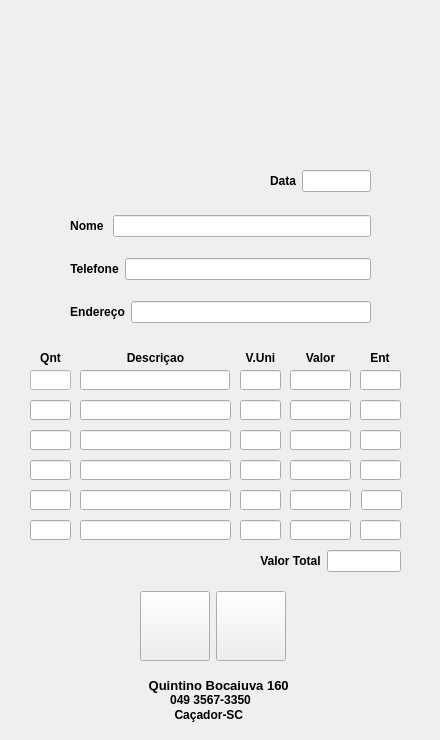
<?xml version="1.0" encoding="UTF-8"?>
<ui version="4.0">
 <class>MainWindow</class>
 <widget class="QMainWindow" name="MainWindow">
  <property name="enabled">
   <bool>true</bool>
  </property>
  <property name="geometry">
   <rect>
    <x>0</x>
    <y>0</y>
    <width>440</width>
    <height>740</height>
   </rect>
  </property>
  <property name="minimumSize">
   <size>
    <width>440</width>
    <height>740</height>
   </size>
  </property>
  <property name="maximumSize">
   <size>
    <width>440</width>
    <height>740</height>
   </size>
  </property>
  <property name="windowTitle">
   <string>Emissor de Pedidos de Cartuchos</string>
  </property>
  <property name="windowIcon">
   <iconset>
    <normaloff>../Users/Jian/Downloads/29313 (1).ico</normaloff>../Users/Jian/Downloads/29313 (1).ico</iconset>
  </property>
  <property name="styleSheet">
   <string notr="true"/>
  </property>
  <widget class="QWidget" name="centralwidget">
   <property name="sizePolicy">
    <sizepolicy hsizetype="Minimum" vsizetype="Preferred">
     <horstretch>0</horstretch>
     <verstretch>0</verstretch>
    </sizepolicy>
   </property>
   <property name="maximumSize">
    <size>
     <width>1105</width>
     <height>16777215</height>
    </size>
   </property>
   <widget class="QLabel" name="logo">
    <property name="geometry">
     <rect>
      <x>70</x>
      <y>10</y>
      <width>281</width>
      <height>111</height>
     </rect>
    </property>
    <property name="text">
     <string/>
    </property>
    <property name="pixmap">
     <pixmap>../Users/Jian/Downloads/inffo.png</pixmap>
    </property>
   </widget>
   <widget class="QLabel" name="informacoes">
    <property name="geometry">
     <rect>
      <x>10</x>
      <y>670</y>
      <width>421</width>
      <height>31</height>
     </rect>
    </property>
    <property name="text">
     <string>&lt;html&gt;&lt;head/&gt;&lt;body&gt;&lt;p align=&quot;center&quot;&gt;&lt;span style=&quot; font-size:10pt; font-weight:600;&quot;&gt;Quintino Bocaiuva 160 &lt;/span&gt;&lt;/p&gt;&lt;/body&gt;&lt;/html&gt;</string>
    </property>
   </widget>
   <widget class="QWidget" name="layoutWidget">
    <property name="geometry">
     <rect>
      <x>70</x>
      <y>200</y>
      <width>301</width>
      <height>141</height>
     </rect>
    </property>
    <layout class="QVBoxLayout" name="verticalLayout_2">
     <item>
      <layout class="QHBoxLayout" name="horizontalLayout">
       <item>
        <widget class="QLabel" name="label_name">
         <property name="text">
          <string>&lt;html&gt;&lt;head/&gt;&lt;body&gt;&lt;p align=&quot;center&quot;&gt;&lt;span style=&quot; font-weight:600;&quot;&gt;  Nome  &lt;/span&gt;&lt;/p&gt;&lt;/body&gt;&lt;/html&gt;</string>
         </property>
        </widget>
       </item>
       <item>
        <widget class="QLineEdit" name="input_name"/>
       </item>
      </layout>
     </item>
     <item>
      <layout class="QHBoxLayout" name="horizontalLayout_2">
       <item>
        <widget class="QLabel" name="label_telefone">
         <property name="text">
          <string>&lt;html&gt;&lt;head/&gt;&lt;body&gt;&lt;p align=&quot;center&quot;&gt;&lt;span style=&quot; font-weight:600;&quot;&gt;Telefone&lt;/span&gt;&lt;/p&gt;&lt;/body&gt;&lt;/html&gt;</string>
         </property>
        </widget>
       </item>
       <item>
        <widget class="QLineEdit" name="input_telefone"/>
       </item>
      </layout>
     </item>
     <item>
      <layout class="QHBoxLayout" name="horizontalLayout_3">
       <item>
        <widget class="QLabel" name="label_endereco">
         <property name="text">
          <string>&lt;html&gt;&lt;head/&gt;&lt;body&gt;&lt;p align=&quot;center&quot;&gt;&lt;span style=&quot; font-weight:600;&quot;&gt;Endereço&lt;/span&gt;&lt;/p&gt;&lt;/body&gt;&lt;/html&gt;</string>
         </property>
        </widget>
       </item>
       <item>
        <widget class="QLineEdit" name="input_endereco"/>
       </item>
      </layout>
     </item>
    </layout>
   </widget>
   <widget class="QLineEdit" name="line_qnt">
    <property name="geometry">
     <rect>
      <x>30</x>
      <y>370</y>
      <width>41</width>
      <height>20</height>
     </rect>
    </property>
    <property name="styleSheet">
     <string notr="true">
background-color: rgb(255, 255, 255);</string>
    </property>
   </widget>
   <widget class="QLineEdit" name="line_descricao">
    <property name="geometry">
     <rect>
      <x>80</x>
      <y>370</y>
      <width>150</width>
      <height>20</height>
     </rect>
    </property>
   </widget>
   <widget class="QLabel" name="label_qnt">
    <property name="geometry">
     <rect>
      <x>30</x>
      <y>350</y>
      <width>41</width>
      <height>16</height>
     </rect>
    </property>
    <property name="text">
     <string>&lt;html&gt;&lt;head/&gt;&lt;body&gt;&lt;p align=&quot;center&quot;&gt;&lt;span style=&quot; font-weight:600;&quot;&gt;Qnt&lt;/span&gt;&lt;/p&gt;&lt;/body&gt;&lt;/html&gt;</string>
    </property>
   </widget>
   <widget class="QLabel" name="label_descricao">
    <property name="geometry">
     <rect>
      <x>90</x>
      <y>350</y>
      <width>131</width>
      <height>16</height>
     </rect>
    </property>
    <property name="text">
     <string>&lt;html&gt;&lt;head/&gt;&lt;body&gt;&lt;p align=&quot;center&quot;&gt;&lt;span style=&quot; font-weight:600;&quot;&gt;Descriçao&lt;/span&gt;&lt;/p&gt;&lt;/body&gt;&lt;/html&gt;</string>
    </property>
   </widget>
   <widget class="QLabel" name="label_unidade">
    <property name="geometry">
     <rect>
      <x>240</x>
      <y>350</y>
      <width>41</width>
      <height>16</height>
     </rect>
    </property>
    <property name="text">
     <string>&lt;html&gt;&lt;head/&gt;&lt;body&gt;&lt;p align=&quot;center&quot;&gt;&lt;span style=&quot; font-weight:600;&quot;&gt;V.Uni&lt;/span&gt;&lt;/p&gt;&lt;/body&gt;&lt;/html&gt;</string>
    </property>
   </widget>
   <widget class="QLabel" name="label_valor">
    <property name="geometry">
     <rect>
      <x>290</x>
      <y>350</y>
      <width>61</width>
      <height>16</height>
     </rect>
    </property>
    <property name="text">
     <string>&lt;html&gt;&lt;head/&gt;&lt;body&gt;&lt;p align=&quot;center&quot;&gt;&lt;span style=&quot; font-weight:600;&quot;&gt;Valor&lt;/span&gt;&lt;/p&gt;&lt;/body&gt;&lt;/html&gt;</string>
    </property>
   </widget>
   <widget class="QLineEdit" name="line_unidade">
    <property name="geometry">
     <rect>
      <x>240</x>
      <y>370</y>
      <width>41</width>
      <height>20</height>
     </rect>
    </property>
   </widget>
   <widget class="QLineEdit" name="line_valor">
    <property name="geometry">
     <rect>
      <x>290</x>
      <y>370</y>
      <width>61</width>
      <height>20</height>
     </rect>
    </property>
   </widget>
   <widget class="QLineEdit" name="line_entrega">
    <property name="geometry">
     <rect>
      <x>360</x>
      <y>370</y>
      <width>41</width>
      <height>20</height>
     </rect>
    </property>
   </widget>
   <widget class="QLineEdit" name="line_qnt_2">
    <property name="geometry">
     <rect>
      <x>30</x>
      <y>400</y>
      <width>41</width>
      <height>20</height>
     </rect>
    </property>
   </widget>
   <widget class="QLineEdit" name="line_descricao_2">
    <property name="geometry">
     <rect>
      <x>80</x>
      <y>400</y>
      <width>151</width>
      <height>20</height>
     </rect>
    </property>
   </widget>
   <widget class="QLineEdit" name="line_unidade_2">
    <property name="geometry">
     <rect>
      <x>240</x>
      <y>400</y>
      <width>41</width>
      <height>20</height>
     </rect>
    </property>
   </widget>
   <widget class="QLineEdit" name="line_valor2">
    <property name="geometry">
     <rect>
      <x>290</x>
      <y>400</y>
      <width>61</width>
      <height>20</height>
     </rect>
    </property>
   </widget>
   <widget class="QLineEdit" name="line_entrega2">
    <property name="geometry">
     <rect>
      <x>360</x>
      <y>400</y>
      <width>41</width>
      <height>20</height>
     </rect>
    </property>
   </widget>
   <widget class="QLineEdit" name="line_qnt_3">
    <property name="geometry">
     <rect>
      <x>30</x>
      <y>430</y>
      <width>41</width>
      <height>20</height>
     </rect>
    </property>
   </widget>
   <widget class="QLineEdit" name="line_descricao_3">
    <property name="geometry">
     <rect>
      <x>80</x>
      <y>430</y>
      <width>151</width>
      <height>20</height>
     </rect>
    </property>
   </widget>
   <widget class="QLineEdit" name="line_unidade_3">
    <property name="geometry">
     <rect>
      <x>240</x>
      <y>430</y>
      <width>41</width>
      <height>20</height>
     </rect>
    </property>
   </widget>
   <widget class="QLineEdit" name="line_valor_3">
    <property name="geometry">
     <rect>
      <x>290</x>
      <y>430</y>
      <width>61</width>
      <height>20</height>
     </rect>
    </property>
   </widget>
   <widget class="QLineEdit" name="line_entrega_3">
    <property name="geometry">
     <rect>
      <x>360</x>
      <y>430</y>
      <width>41</width>
      <height>20</height>
     </rect>
    </property>
   </widget>
   <widget class="QLineEdit" name="line_qnt_4">
    <property name="geometry">
     <rect>
      <x>30</x>
      <y>460</y>
      <width>41</width>
      <height>20</height>
     </rect>
    </property>
   </widget>
   <widget class="QLineEdit" name="line_descricao_4">
    <property name="geometry">
     <rect>
      <x>80</x>
      <y>460</y>
      <width>151</width>
      <height>20</height>
     </rect>
    </property>
   </widget>
   <widget class="QLineEdit" name="line_unidade_4">
    <property name="geometry">
     <rect>
      <x>240</x>
      <y>460</y>
      <width>41</width>
      <height>20</height>
     </rect>
    </property>
   </widget>
   <widget class="QLineEdit" name="line_valor_4">
    <property name="geometry">
     <rect>
      <x>290</x>
      <y>460</y>
      <width>61</width>
      <height>20</height>
     </rect>
    </property>
   </widget>
   <widget class="QLineEdit" name="line_entrega_4">
    <property name="geometry">
     <rect>
      <x>360</x>
      <y>460</y>
      <width>41</width>
      <height>20</height>
     </rect>
    </property>
   </widget>
   <widget class="QLineEdit" name="line_qnt_5">
    <property name="geometry">
     <rect>
      <x>30</x>
      <y>490</y>
      <width>41</width>
      <height>20</height>
     </rect>
    </property>
   </widget>
   <widget class="QLineEdit" name="line_descricao_5">
    <property name="geometry">
     <rect>
      <x>80</x>
      <y>490</y>
      <width>151</width>
      <height>20</height>
     </rect>
    </property>
   </widget>
   <widget class="QLineEdit" name="line_unidade_5">
    <property name="geometry">
     <rect>
      <x>240</x>
      <y>490</y>
      <width>41</width>
      <height>20</height>
     </rect>
    </property>
   </widget>
   <widget class="QLineEdit" name="line_valor_5">
    <property name="geometry">
     <rect>
      <x>290</x>
      <y>490</y>
      <width>61</width>
      <height>20</height>
     </rect>
    </property>
   </widget>
   <widget class="QLineEdit" name="line_entrega_6">
    <property name="geometry">
     <rect>
      <x>361</x>
      <y>490</y>
      <width>41</width>
      <height>20</height>
     </rect>
    </property>
   </widget>
   <widget class="QLabel" name="informacoes_1">
    <property name="geometry">
     <rect>
      <x>10</x>
      <y>680</y>
      <width>401</width>
      <height>41</height>
     </rect>
    </property>
    <property name="text">
     <string>&lt;html&gt;&lt;head/&gt;&lt;body&gt;&lt;p align=&quot;center&quot;&gt;&lt;span style=&quot; font-weight:600;&quot;&gt;049 3567-3350&lt;/span&gt;&lt;/p&gt;&lt;/body&gt;&lt;/html&gt;</string>
    </property>
   </widget>
   <widget class="QLabel" name="informacoes_2">
    <property name="geometry">
     <rect>
      <x>10</x>
      <y>700</y>
      <width>401</width>
      <height>31</height>
     </rect>
    </property>
    <property name="text">
     <string>&lt;html&gt;&lt;head/&gt;&lt;body&gt;&lt;p align=&quot;center&quot;&gt;&lt;span style=&quot; font-weight:600;&quot;&gt;Caçador-SC &lt;/span&gt;&lt;/p&gt;&lt;/body&gt;&lt;/html&gt;</string>
    </property>
   </widget>
   <widget class="QLineEdit" name="line_qnt_6">
    <property name="geometry">
     <rect>
      <x>30</x>
      <y>520</y>
      <width>41</width>
      <height>20</height>
     </rect>
    </property>
   </widget>
   <widget class="QLineEdit" name="line_descricao_6">
    <property name="geometry">
     <rect>
      <x>80</x>
      <y>520</y>
      <width>151</width>
      <height>20</height>
     </rect>
    </property>
   </widget>
   <widget class="QLabel" name="label_valor_2">
    <property name="geometry">
     <rect>
      <x>360</x>
      <y>350</y>
      <width>40</width>
      <height>16</height>
     </rect>
    </property>
    <property name="text">
     <string>&lt;html&gt;&lt;head/&gt;&lt;body&gt;&lt;p align=&quot;center&quot;&gt;&lt;span style=&quot; font-weight:600;&quot;&gt;Ent&lt;/span&gt;&lt;/p&gt;&lt;/body&gt;&lt;/html&gt;</string>
    </property>
   </widget>
   <widget class="QLineEdit" name="line_unidade_6">
    <property name="geometry">
     <rect>
      <x>240</x>
      <y>520</y>
      <width>41</width>
      <height>20</height>
     </rect>
    </property>
   </widget>
   <widget class="QLineEdit" name="line_valor_9">
    <property name="geometry">
     <rect>
      <x>290</x>
      <y>520</y>
      <width>61</width>
      <height>20</height>
     </rect>
    </property>
   </widget>
   <widget class="QLineEdit" name="line_entrega_5">
    <property name="geometry">
     <rect>
      <x>360</x>
      <y>520</y>
      <width>41</width>
      <height>20</height>
     </rect>
    </property>
   </widget>
   <widget class="QWidget" name="layoutWidget_2">
    <property name="geometry">
     <rect>
      <x>260</x>
      <y>550</y>
      <width>141</width>
      <height>22</height>
     </rect>
    </property>
    <layout class="QHBoxLayout" name="horizontalLayout_5">
     <item>
      <widget class="QLabel" name="label_valortotal">
       <property name="text">
        <string>&lt;html&gt;&lt;head/&gt;&lt;body&gt;&lt;p align=&quot;center&quot;&gt;&lt;span style=&quot; font-weight:600;&quot;&gt;Valor Total&lt;/span&gt;&lt;/p&gt;&lt;/body&gt;&lt;/html&gt;</string>
       </property>
      </widget>
     </item>
     <item>
      <widget class="QLineEdit" name="line_valor_total"/>
     </item>
    </layout>
   </widget>
   <widget class="QWidget" name="layoutWidget_3">
    <property name="geometry">
     <rect>
      <x>140</x>
      <y>590</y>
      <width>148</width>
      <height>72</height>
     </rect>
    </property>
    <layout class="QHBoxLayout" name="horizontalLayout_4">
     <item>
      <widget class="QPushButton" name="btn_imprimir">
       <property name="minimumSize">
        <size>
         <width>70</width>
         <height>70</height>
        </size>
       </property>
       <property name="maximumSize">
        <size>
         <width>70</width>
         <height>70</height>
        </size>
       </property>
       <property name="font">
        <font>
         <weight>75</weight>
         <bold>true</bold>
        </font>
       </property>
       <property name="autoFillBackground">
        <bool>false</bool>
       </property>
       <property name="styleSheet">
        <string notr="true"/>
       </property>
       <property name="text">
        <string/>
       </property>
       <property name="icon">
        <iconset>
         <normaloff>../Users/Jian/Desktop/imprimir.png</normaloff>../Users/Jian/Desktop/imprimir.png</iconset>
       </property>
       <property name="iconSize">
        <size>
         <width>60</width>
         <height>60</height>
        </size>
       </property>
      </widget>
     </item>
     <item>
      <widget class="QPushButton" name="btn_cancelar">
       <property name="minimumSize">
        <size>
         <width>70</width>
         <height>70</height>
        </size>
       </property>
       <property name="maximumSize">
        <size>
         <width>70</width>
         <height>70</height>
        </size>
       </property>
       <property name="font">
        <font>
         <weight>75</weight>
         <bold>true</bold>
        </font>
       </property>
       <property name="text">
        <string/>
       </property>
       <property name="icon">
        <iconset>
         <normaloff>../Users/Jian/Desktop/cancelar.png</normaloff>../Users/Jian/Desktop/cancelar.png</iconset>
       </property>
       <property name="iconSize">
        <size>
         <width>50</width>
         <height>50</height>
        </size>
       </property>
      </widget>
     </item>
    </layout>
   </widget>
   <widget class="QWidget" name="">
    <property name="geometry">
     <rect>
      <x>270</x>
      <y>170</y>
      <width>101</width>
      <height>22</height>
     </rect>
    </property>
    <layout class="QHBoxLayout" name="horizontalLayout_6">
     <item>
      <widget class="QLabel" name="label_name_2">
       <property name="text">
        <string>&lt;html&gt;&lt;head/&gt;&lt;body&gt;&lt;p align=&quot;center&quot;&gt;&lt;span style=&quot; font-weight:600;&quot;&gt;Data&lt;/span&gt;&lt;/p&gt;&lt;/body&gt;&lt;/html&gt;</string>
       </property>
      </widget>
     </item>
     <item>
      <widget class="QLineEdit" name="line_data"/>
     </item>
    </layout>
   </widget>
  </widget>
 </widget>
 <resources/>
 <connections/>
</ui>
